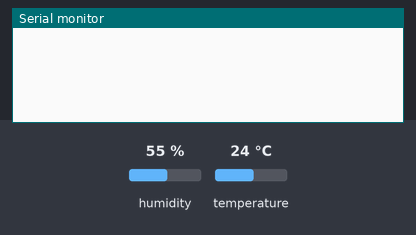
A sketch run on a simulated ESP8266 (NodeMCU). Shown: the last lines printed to the serial monitor. The test bench sets the inputs (shaded band); at power-on: humidity 55 %, temperature 24 °C. WiFi joins after 1.5 s; servers stay silent unless stated.

Above: at 3.0 s.
3.1 s: humidity set to 22 %
At 5.5 s:
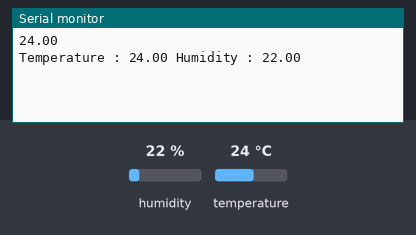
5.8 s: temperature set to 12 °C
At 7.2 s:
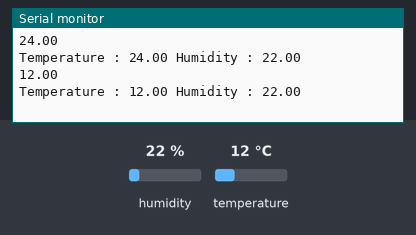
7.3 s: humidity set to 40 %
At 10.6 s:
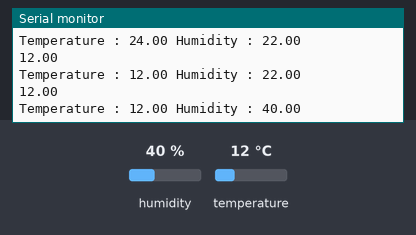

Measured:
- after the input at 3.1 s, the serial monitor: prints a new line after 1.2 s (image 1)
- after the input at 5.8 s, the serial monitor: prints a new line after 1.0 s (image 2)
- after the input at 7.3 s, the serial monitor: prints a new line after 2.0 s (image 3)

The sketch:

ESP8266_with_DHT11_code_working_using_BLYNK.ino
```cpp
#define BLYNK_TEMPLATE_ID "TMPL4AY1pVVQ"
#define BLYNK_DEVICE_NAME "Temperature Notifier"
#define BLYNK_AUTH_TOKEN "ivfIXpefq-rA9JGXHQ7tvib1vcMwi6_r"
#define BLYNK_PRINT Serial
#include <ESP8266WiFi.h>
#include <BlynkSimpleEsp8266.h>
#include <DHT.h>
char auth[] = BLYNK_AUTH_TOKEN;
char ssid[] = "Redmi"; // type your wifi name
char pass[] = "12345678"; // type your wifi password
#define DHTPIN 2 // Mention the digital pin where you connected
#define DHTTYPE DHT11 // DHT 11
DHT dht(DHTPIN, DHTTYPE);
BlynkTimer timer;
void sendSensor(){
 float h = dht.readHumidity();
 float t = dht.readTemperature(); // or dht.readTemperature(true) for Fahrenheit
 if (isnan(h) || isnan(t)) {
 Serial.println("Failed to read from DHT sensor!");
 return;
 }
 Serial.println(t);
 Blynk.virtualWrite(V6, h);
 Blynk.virtualWrite(V5, t);
 Serial.print("Temperature : ");
 Serial.print(t);
 Serial.print(" Humidity : ");
 Serial.println(h);
 if(t > 30){
 // Blynk.email("yoyo89@gmail.com", "ALERT!", "Temperature is over 30 degree C!");
 Blynk.logEvent("temp_alert","Temp above 30 degree");
 }
}
void setup(){
 Serial.begin(115200);
 Blynk.begin(auth, ssid, pass);
 dht.begin();
 timer.setInterval(2500L, sendSensor);
}
void loop(){
 Blynk.run();
 timer.run();
}
```

Pressure_sensor_BMP180__code.ino
```cpp
#include <Wire.h>
#include <Adafruit_Sensor.h>
#include <Adafruit_BMP085_U.h>
/* This driver uses the Adafruit unified sensor library (Adafruit_Sensor),
 which provides a common 'type' for sensor data and some helper functions.

 To use this driver you will also need to download the Adafruit_Sensor
 library and include it in your libraries folder.
 You should also assign a unique ID to this sensor for use with
 the Adafruit Sensor API so that you can identify this particular
 sensor in any data logs, etc. To assign a unique ID, simply
 provide an appropriate value in the constructor below (12345
 is used by default in this example).

 Connections
 ===========
 Connect SCL to analog 5
 Connect SDA to analog 4
 Connect VCC to 3.3V DC
 Connect GROUND to common ground

 History
 =======
 2013/JUN/17 - Updated altitude calculations (KTOWN)
 2013/FEB/13 - First version (KTOWN)
*/

Adafruit_BMP085_Unified bmp = Adafruit_BMP085_Unified(10085);
/**************************/
/*
 Displays some basic information on this sensor from the unified
 sensor API sensor_t type (see Adafruit_Sensor for more information)
*/
/**************************/
void displaySensorDetails(void)
{
 sensor_t sensor;
 bmp.getSensor(&sensor);
 Serial.println("------------------------------------");
 Serial.print ("Sensor: "); Serial.println(sensor.name);
 Serial.print ("Driver Ver: "); Serial.println(sensor.version);
 Serial.print ("Unique ID: "); Serial.println(sensor.sensor_id);
 Serial.print ("Max Value: "); Serial.print(sensor.max_value); Serial.println(" hPa");
 Serial.print ("Min Value: "); Serial.print(sensor.min_value); Serial.println(" hPa");
 Serial.print ("Resolution: "); Serial.print(sensor.resolution); Serial.println(" hPa");
 Serial.println("------------------------------------");
 Serial.println("");
 delay(250);
}
/**************************/
/*
 Arduino setup function (automatically called at startup)
*/
```
